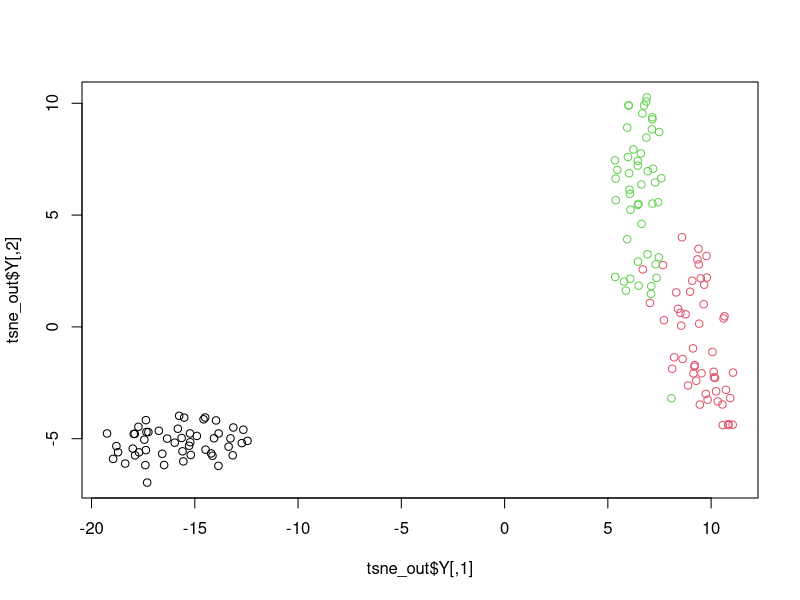
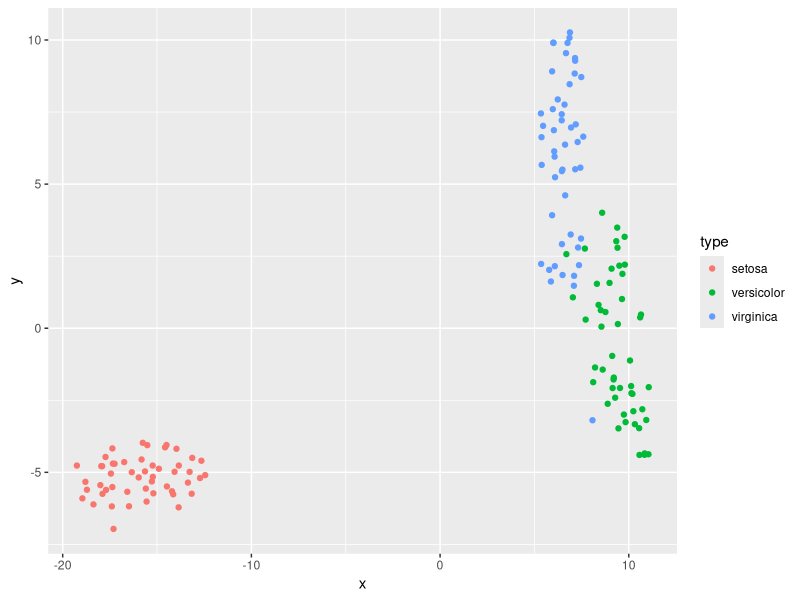

Reproduce these figures in R, in order. (Note: this script raises an error after producing the figures.)
library(tidyverse) 
library(caret)
library(MASS)


#use the trusty old “iris” data for an example
data(iris)

preproc.param <- iris %>% preProcess(method = c("center", "scale")) 

# Transform the data using the estimated parameters 
transformed <- preproc.param %>% predict(iris)

# Fit the model 
lda.model <- lda(Species~., data = transformed) 

predictions <- lda.model %>% predict(transformed) 

names(predictions)

tail(predictions$x)
tail(predictions$posterior) 
tail(predictions$class)


table(Original=iris$Species,Predicted=predictions$class)
mean(predictions$class==transformed$Species)





library("Rtsne")
iris_unique <- unique(iris) # Remove duplicates
iris_matrix <- as.matrix(iris_unique[,1:4])
set.seed(42) # Set a seed if you want reproducible results
tsne_out <- Rtsne(iris_matrix) # Run TSNE

# Show the objects in the 2D tsne representation
plot(tsne_out$Y,col=iris_unique$Species)


df<-data.frame(x=tsne_out$Y[,1],y=tsne_out$Y[,2], type=iris_unique$Species)
ggplot(data=df,aes(x=x,y=y,group=type,color=type))+geom_point()



data(Glass)

summary(Glass$Type)

Glass<-Glass[!duplicated(Glass[,-10]),]
Glass<-cbind(scale(Glass[,-10]),Glass[10])

preproc.paramGlass <- Glass %>% preProcess(method = c("center", "scale")) 

# Transform the data using the estimated parameters 
transformedGlass <- preproc.paramGlass %>% predict(Glass)


tsne_out <- Rtsne(transformedGlass[,-10],pca=FALSE,perplexity=10,theta=0.0,max_iter = 1000, num_threads=6) # Run TSNE

df<-data.frame(x=tsne_out$Y[,1],y=tsne_out$Y[,2], type=Glass[,10])

ggplot(data=df,aes(x=x,y=y,group=type,color=type))+geom_point()
